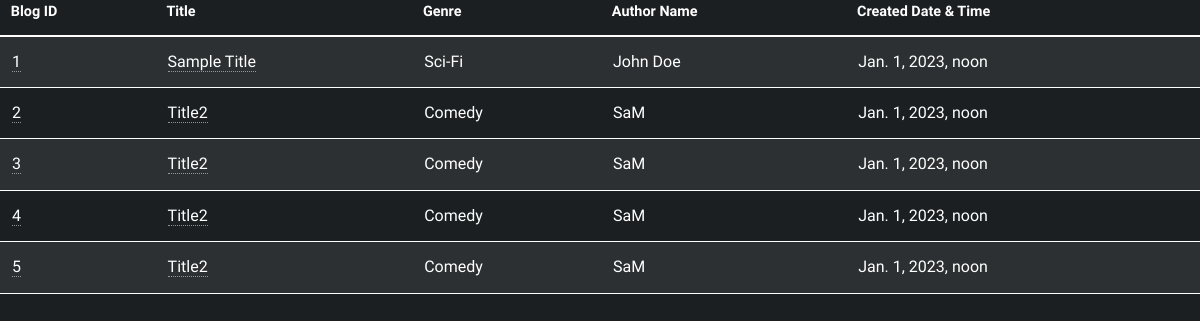
/blogs/, run on an earlier commit of the app's database.
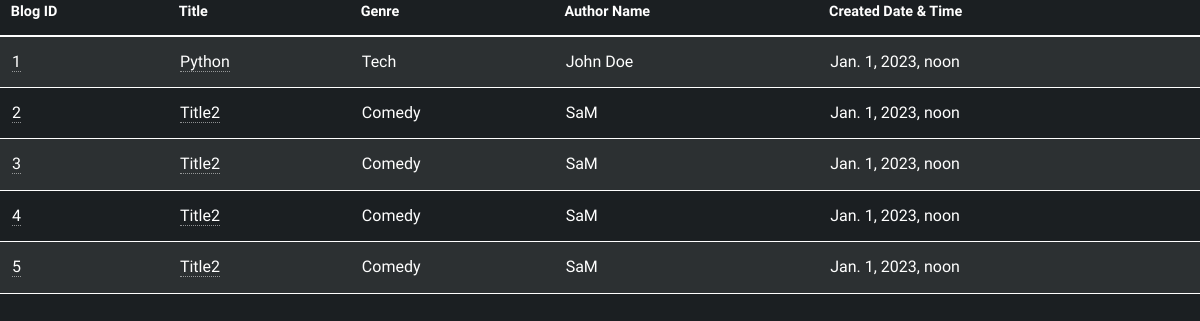
And on a later commit of the database.
### blogs/models.py (models this page shows, shortened)
class blogs(models.Model):
    status_li = [(1, 'Active'), (2, 'Inactive'), (3, 'InProgress'), (4, 'EOL')]
    id = models.IntegerField(primary_key=True)
    title = models.CharField(max_length=100)
    content = models.TextField()
    footer = models.CharField(max_length=100)
    genre = models.CharField(max_length=10)
    author_name = models.CharField(max_length=20)
    created_time = models.DateTimeField(auto_now=True)
    status = models.CharField(max_length=20, choices=status_li)

### blogs/views.py (the view)
# urls.py: path('', views.blog, name='blogs'),
def blog(request):
    data = blogs.objects.all()
    return render(request, 'blogs/blogs.html', {'data' : data})

### blogs/templates/blogs/blogs.html (shortened to what this page needs)
<!DOCTYPE HTML>
{% load static%}
<html>
	<head>
		<link rel="stylesheet" href="{% static 'home/css/main.css' %}" />
	</head>
	<body>
		<table border="1">
			<thead>
				<tr>
					<th>Blog ID</th>
					<th>Title</th>
					<th>Genre</th>
					<th>Author Name</th>
					<th>Created Date & Time</th>
				</tr>
			</thead>
			<tbody>
				{% for item in data %}
					<tr>
						<td><a href="{% url 'blog_post' item.id %}">{{ item.id}}</td>
						<td><a href="{% url 'blog_post' item.id %}">{{ item.title }}</td>
						<td>{{ item.genre }}</td>
						<td>{{ item.author_name }}</td>
						<td>{{ item.created_time }}</td>
					</tr>
				{% endfor %}
			</tbody>
		</table>
	</body>
	</html>
</html>

### home/static/home/css/main.css (style rules this page uses)
html, body, div, span, applet, object, iframe, h1, h2, h3, h4, h5, h6, p, blockquote, pre, a, abbr, acronym, address, big, cite, code, del, dfn, em, img, ins, kbd, q, s, samp, small, strike, strong, sub, sup, tt, var, b, u, i, center, dl, dt, dd, ol, ul, li, fieldset, form, label, legend, table, caption, tbody, tfoot, thead, tr, th, td, article, aside, canvas, details, embed, figure, figcaption, footer, header, hgroup, menu, nav, output, ruby, section, summary, time, mark, audio, video { margin: 0; padding: 0; border: 0; font-size: 100%; font: inherit; vertical-align: baseline; }
body { line-height: 1; }
table { border-collapse: collapse; border-spacing: 0; }
body { -webkit-text-size-adjust: none; }
html { box-sizing: border-box; }
*, *:before, *:after { box-sizing: inherit; }
body { background: #1b1f22; }
html { font-size: 16pt; }
@media screen and (max-width: 1680px) { html { font-size: 12pt; } }
body, input, select, textarea { color: #ffffff; font-family: "Source Sans Pro", sans-serif; font-weight: 300; font-size: 1rem; line-height: 1.65; }
a { -moz-transition: color 0.2s ease-in-out, background-color 0.2s ease-in-out, border-bottom-color 0.2s ease-in-out; -webkit-transition: color 0.2s ease-in-out, background-color 0.2s ease-in-out, border-bottom-color 0.2s ease-in-out; -ms-transition: color 0.2s ease-in-out, background-color 0.2s ease-in-out, border-bottom-color 0.2s ease-in-out; transition: color 0.2s ease-in-out, background-color 0.2s ease-in-out, border-bottom-color 0.2s ease-in-out; border-bottom: dotted 1px rgba(255, 255, 255, 0.5); text-decoration: none; color: inherit; }
table { margin: 0 0 2rem 0; width: 100%; }
table tbody tr { border: solid 1px #ffffff; border-left: 0; border-right: 0; }
table tbody tr:nth-child(2n + 1) { background-color: rgba(255, 255, 255, 0.075); }
table td { padding: 0.75em 0.75em; }
table th { color: #ffffff; font-size: 0.9em; font-weight: 600; padding: 0 0.75em 0.75em 0.75em; text-align: left; }
table thead { border-bottom: solid 2px #ffffff; }

What changed in the data, as far as the page shows it:
changed blogs "John Doe": title "Sample Title" → "Python"; genre "Sci-Fi" → "Tech"
